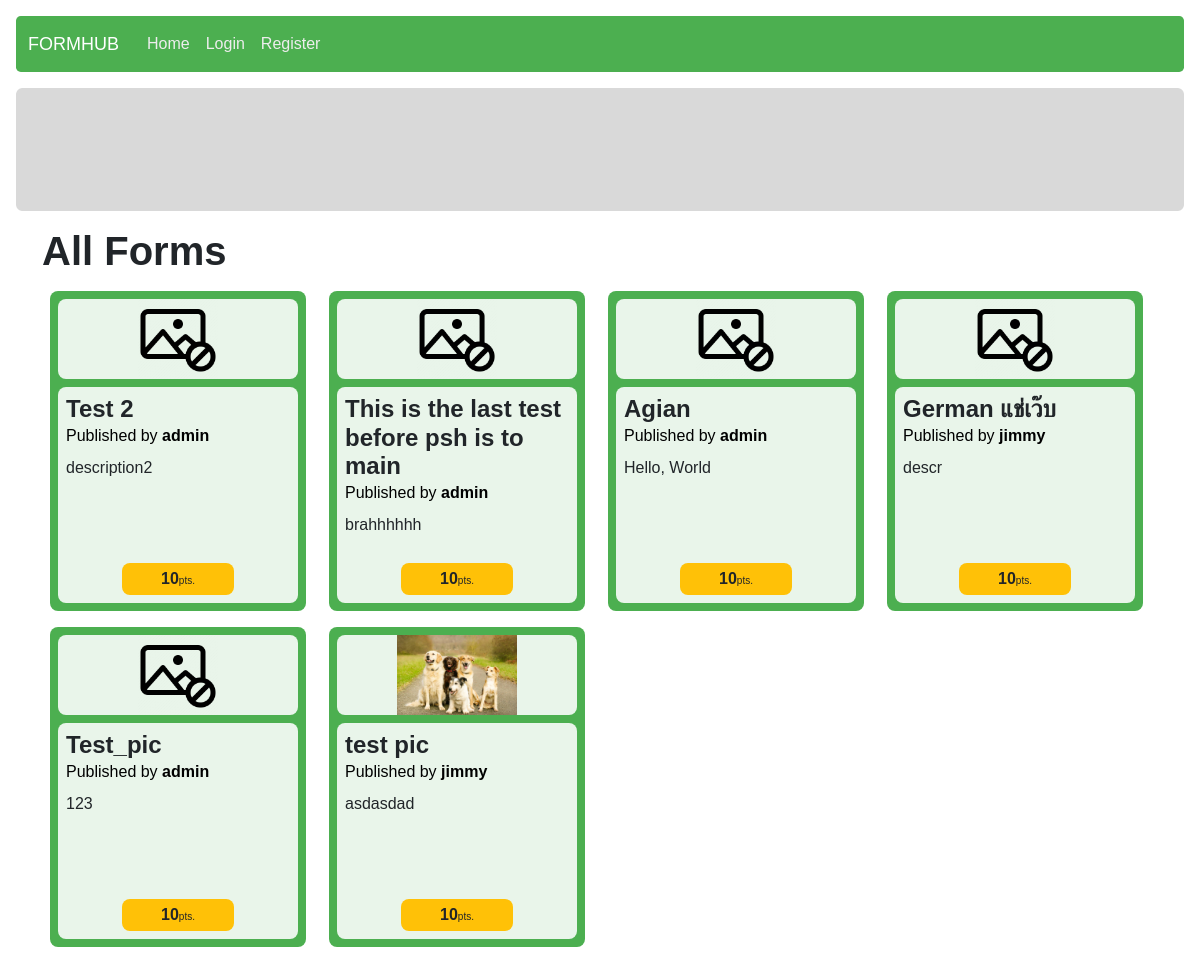
/, run on an earlier commit of the app's database.
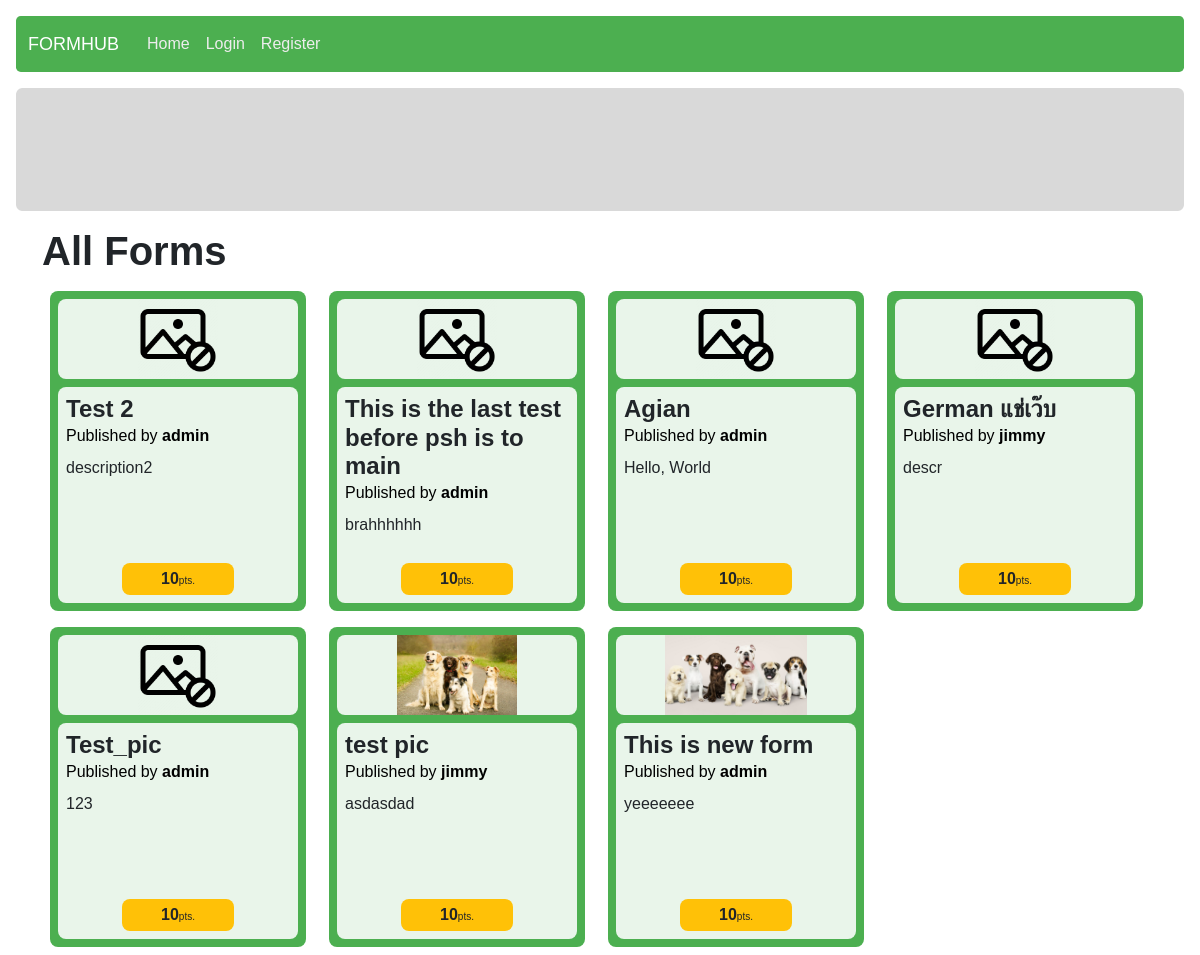
And on a later commit of the database.
### form_management/models.py (models this page shows, shortened)
class Form(models.Model):
    owner = models.ForeignKey(User, on_delete = models.CASCADE)
    form_name = models.CharField(max_length = 125)
    description = models.CharField(max_length = 1000)
    category = models.ForeignKey(Category, on_delete = models.CASCADE, null = True)
    design = models.JSONField()
    creation_timestamp = models.DateTimeField(auto_now_add = True)
    publish_timestamp = models.DateTimeField(null = True)
    is_open = models.BooleanField(default = False)
    is_sale = models.BooleanField(default = False)
    form_point = models.ForeignKey(Point, on_delete = models.CASCADE, related_name="form_point")
    form_selling_point = models.ForeignKey(Point, on_delete = models.CASCADE, null = True, blank = True, related_name="form_selling_point")
    form_pic = models.ImageField(
        upload_to="static/form_management/imgs",
        null = True,
        default = "static/form_management/imgs/no-pic.png")

class Point(models.Model):
    form_size = models.CharField(max_length = 2)
    context = models.CharField(max_length = 3, null = True, blank = True, choices = POINT_CONTEXT) # SEL = Selling, ANS = answering
    point = models.IntegerField()
    description = models.CharField(max_length = 50, null = True, blank = True)
    lower_bound = models.IntegerField()
    upper_bound = models.IntegerField()

### authentication/models.py (models this page shows)
class User(AbstractUser):
    student_id = models.CharField(max_length = 10, null = True)
    profile_img = models.ImageField(
        upload_to="static/userprofile/imgs",
        null = True,
        default = "static/userprofile/imgs/default.jpg")
    def __str__(self):
        return f"{self.username}"

### answering/views.py (the view)
# urls.py: path("", views.index, name="index"),
def index(request):
	if (request.user.is_authenticated):
		is_already_answered_form = FormResponse.objects.filter(responder = request.user).values("form_id").distinct()
		exclude_form_list = [item["form_id"] for item in is_already_answered_form]
		forms = Form.objects.filter(is_open = True).exclude(id__in=exclude_form_list)
	else:
		forms = Form.objects.filter(is_open = True)
	return render(request, "answering/index.html", {
		"title": "All Active Forms",
		"forms": forms,
	})

### templates/answering/index.html (shortened to what this page needs)
{% extends "layout.html" %}
{% load static %}
{% block extra_css %}
    <link rel="stylesheet" href="{% static 'answering/index.css' %}">
{% endblock %}
{% block body %}
<div class="container">
    <h1><strong>All Forms</strong></h1>
    <div class="all-forms d-flex flex-row flex-wrap">
        {% for form in forms %}
            <div class="form-card p-2 d-flex flex-column col-sm-6 col-md-4 col-lg-3" data-code="{{ form.id }}">
                <div class="form p-2 d-flex flex-column">
                    <div class="img-container d-flex justify-content-center">
                        <img id="form_pic_{{form.id}}" data-code="{{ form.id }}" src="{{ form.form_pic }}" alt="no-photo">
                    </div>
                    <div class="form-meta-data mt-2 p-2">
                        <h4 class="form-name my-0">{{ form.form_name }}</h6>
                        <a href="/account/{{ form.owner.id }}" class="mb-2 author">Published by <strong>{{ form.owner }}</strong></a>
                        <div class="description">
                            {{ form.description }}
                        </div>
                        <div class="bottom-section mt-auto p-1">
                            <span class="point">{{ form.form_point.point }}</span><span class="unit">pts.</span>
                        </div>
                    </div>
                </div>
            </div>
        {% empty %}
            <h3>No form</h3>
        {% endfor %}
    </div>
</div>
{% endblock %}

### templates/layout.html (shortened to what this page needs)
{% load static %}
<!DOCTYPE html>
<html lang="en">
    <head>
        <link href="https://cdn.jsdelivr.net/npm/bootstrap@5.0.2/dist/css/bootstrap.min.css" rel="stylesheet">
        <link rel="stylesheet" href="https://cdnjs.cloudflare.com/ajax/libs/font-awesome/6.5.1/css/all.min.css" />
        <link rel="stylesheet" href="{% static 'core/core.css' %}">
        {% block extra_css %}{% endblock %}
    </head>
    <body>
        <nav class="navbar m-3 rounded-3 navbar-expand-md">
            <div class="container-fluid">
                <a class="logo" href="/">FORMHUB</a>
                <div class="collapse navbar-collapse" id="navbarNavAltMarkup">
                    <ul class="navbar-nav">
                        <li class="nav-item">
                            <a class="nav-link" aria-current="page" href="/">Home</a>
                        </li>
                        {% if user.is_authenticated %}
                        <li class="nav-item">
                            <a class="nav-link" href="/redeem/">Redeem</a>
                        </li>
                        <li class="nav-item">
                            <a class="nav-link" href="/account/">User Profile</a>
                        </li>
                        <li class="nav-item">
                            <a class="nav-link" id="logout" href="/auth/logout">Log Out</a>
                        </li>
                        {% else %}
                        <li class="nav-item">
                            <a class="nav-link" href="/auth/">Login</a>
                        </li>
                        <li class="nav-item">
                            <a class="nav-link" href="/auth/register">Register</a>
                        </li>
                        {% endif %}
                    </ul>
                </div>
            </div>
        </nav>
        <div class="body">
            <div class="m-3 ads-top">
                <img src="{% static 'imgs/ads-top.png' %}" class="img-fluid" alt="ads-top">
            </div>
            {% block body %}
            {% endblock %}
        </div>
    </body>
</html>

### static/core/core.css (style rules this page uses)
* { margin: 0; padding: 0; box-sizing: border-box; font-family: Helvetica; }
.logo { color: rgb(255, 255, 255); text-decoration: none; font-size: large; margin-right: 20px; }
.navbar { background-color: #4CAF50; }
.nav-link { color: rgb(237, 237, 237); }
.img-fluid { min-height: 80px !important; }

### static/answering/index.css (style rules this page uses)
:root { --main-bg: #4CAF50; --card-trans-bg: #FFFFFFE0; }

What changed in the data, as far as the page shows it:
added Form: shows a picture, form_name "This is new form", owner "admin", description "yeeeeeee", form_point.point "10"
